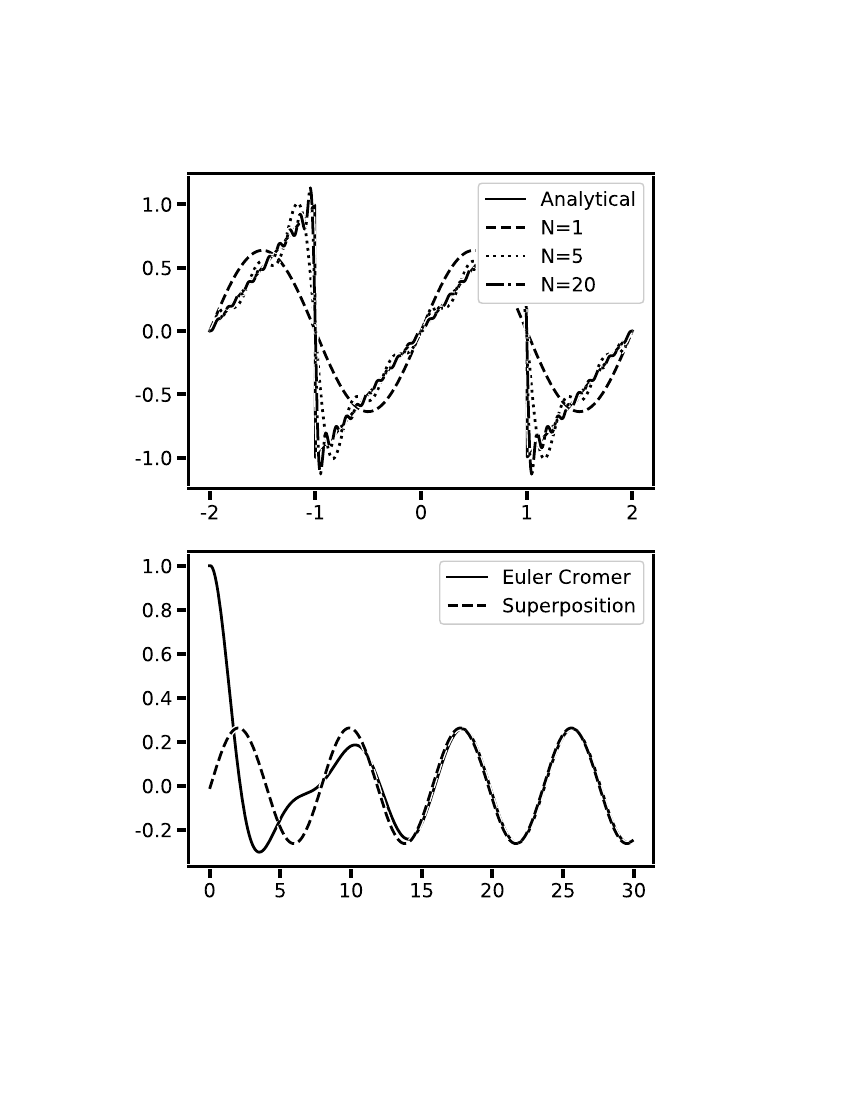

Recreate this plot in Python.
#!/usr/bin/python3

import numpy as np
import matplotlib.pyplot as plt

fig, (ax1, ax2) = plt.subplots(2)

# PROBLEM 1
a = 2
w = np.pi

def F(x, N):
    return (a / (np.pi * w) * sum([((
        np.sin(np.pi * n) - np.pi * n * np.cos(np.pi * n)) / np.power(n, 2.0)
                                   ) * np.sin(n * w * x) for n in range(1, N+1)]))
def Real(x):
    while x < -1:
        x += 2
    while x > 1:
        x -= 2
    return a*w/(2*np.pi)*x

X = np.linspace(-2, 2, 500)
ax1.plot(X, [Real(x) for x in X], 'k', label="Analytical")
ax1.plot(X, [F(x, 1) for x in X], 'k--', label="N=1")
ax1.plot(X, [F(x, 5) for x in X], 'k:', label="N=5")
ax1.plot(X, [F(x, 20) for x in X], 'k-.', label="N=20")
ax1.legend()

# PROBLEM 2
def Force(t):
    return 0.1*np.cos(0.8*t)+0.1*np.sin(0.8*t)

def euler_cromer(x, v, a, dt, ti, tf):
    X = [x]
    V = [v]
    A = [a]
    for t in np.arange(ti, tf, dt):
        V.append(V[-1] + A[-1] * dt)
        X.append(X[-1] + V[-1] * dt)
        A.append(-X[-1]-0.5*V[-1]+Force(t))
    return X[:-1], V[:-1], A[:-1]

def diff_eq(t):
    return 0.185823*(np.cos(0.8*t-0.8379)+np.sin(0.8*t-0.8379))

T = np.arange(0, 30, 0.1)
eX, eV, eA = euler_cromer(1, 0, 0, 0.1, 0, 30)
ax2.plot(T, eX, 'k-', label="Euler Cromer")
ax2.plot(T, [diff_eq(t) for t in T], 'k--', label="Superposition")
ax2.legend()

fig.set_size_inches(6,9)
plt.savefig("hw3.ps", papertype="a4")
# plt.show()
# plt.show()
